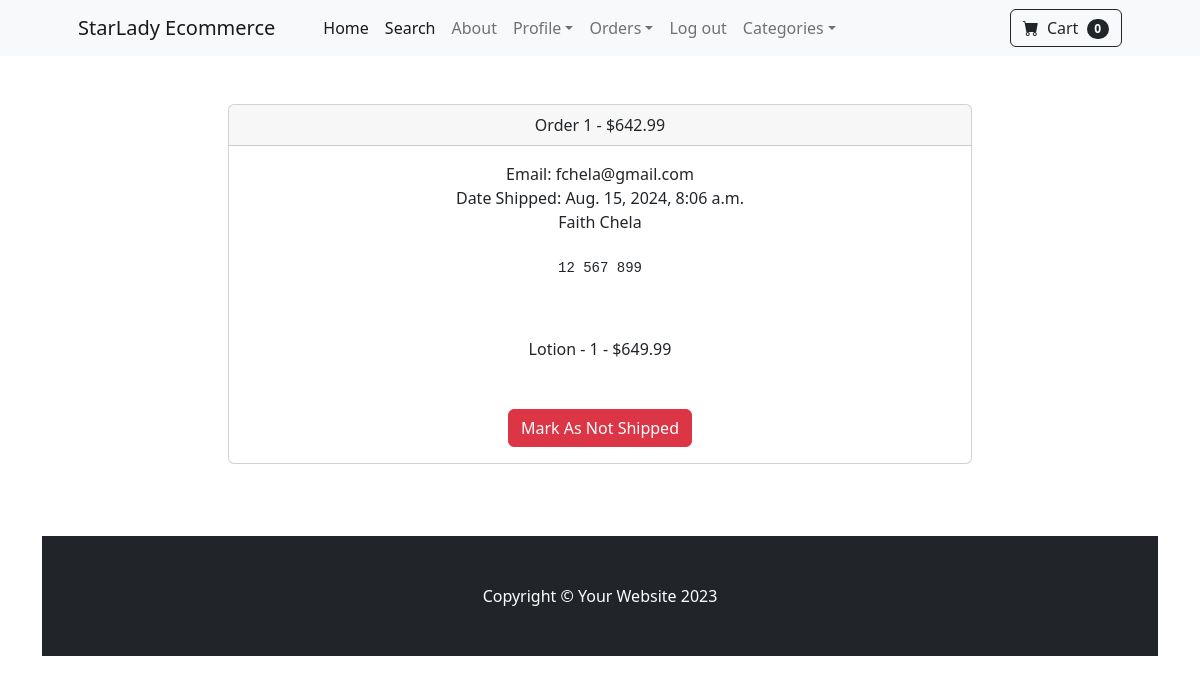
/payment/orders/1 (signed in), run on the app's committed database.
### payment/models.py (models this page shows, shortened)
class Order(models.Model):
	user=models.ForeignKey(User, on_delete=models.CASCADE, null=True, blank=True)
	full_name=models.CharField(max_length=250)
	email=models.CharField(max_length=250)
	shipping_address=models.TextField(max_length=14000)
	amount_paid = models.DecimalField(max_digits=9, decimal_places=2)
	date_ordered=models.DateTimeField(auto_now_add=True)
	shipped=models.BooleanField(default=False)
	date_shipped=models.DateTimeField(blank=True, null=True)

class OrderItem(models.Model):
	order=models.ForeignKey(Order, on_delete=models.CASCADE, null=True)
	product=models.ForeignKey(Product, on_delete=models.CASCADE, null=True)
	user=models.ForeignKey(User, on_delete=models.CASCADE, null=True, blank=True)
	quantity = models.PositiveBigIntegerField(default=1)
	price= models.DecimalField(max_digits=9, decimal_places=2)

### storefront/models.py (models this page shows)
class Product(models.Model):
	name=models.CharField(max_length=100)
	price=models.DecimalField(default=0, decimal_places=2, max_digits=6)
	category=models.ForeignKey(Category, on_delete=models.CASCADE, default=1)
	description=models.CharField(max_length=250, default='', blank=True, null=True)
	image=models.ImageField(upload_to='uploads/product/')
	on_sale=models.BooleanField(default=False)
	sale_price=models.DecimalField(default=0, decimal_places=2, max_digits=6)
	def __str__(self):
		return self.name

### payment/views.py (the view, shortened to what this page needs)
# urls.py: path('orders/<int:pk>', views.orders, name='orders'),
def orders(request, pk):
	if request.user.is_authenticated and request.user.is_superuser:
		order=Order.objects.get(id=pk)
		items=OrderItem.objects.filter(order=pk)
		return render(request, 'payment/orders.html', {'order':order,"items":items})
	else:
		messages.success(request, "Access denied")
		return redirect('home')

### cart/cart.py (called while the page is built)
	def __len__(self):
		return len(self.cart)

### cart/context_processors.py (called while the page is built)
def cart(request):
	return {'cart': Cart(request)}

### payment/templates/payment/orders.html (shortened to what this page needs)
{% extends 'Basestudy.html' %}
{% block content %}
        <div class='container'>
        	<div class="row">
        		<center>
        			<div class="col-8">
                <br /><br/>
                <div class="card">
  <div class="card-header">
    Order {{ order.id}} - ${{ order.amount_paid}}
  </div>
  <div class="card-body">
    Email: {{ order.email }}<br />
    {% if order.date_shipped %}
      Date Shipped: {{ order.date_shipped }}
    {% else %}
      Date Ordered: {{ order.date_ordered }}
    {% endif %}
    <br />
    {{ order.full_name }}<br /> <br />
    <pre>{{ order.shipping_address }}<br />
  </pre>
    {% for item in items %}
      {{ item.product }} - {{ item.quantity }} - ${{ item.price }}<br />
    {% endfor %}
    <br /><br />
    {% if not order.shipped %}
    <form method="POST">
      {% csrf_token %}
      <input type="hidden" name="shipping_status" value="true">
      <button type="submit" class="btn btn-success">Mark As Shipped</button>
    </form>
    {% else %}
    <form method="POST">
      <button type="submit" class="btn btn-danger">Mark As Not Shipped</button>
    </form>
    {% endif %}
  </div>
</div>
<br />
<br /><br />
</div></center></div>
{% endblock %}

### data on the page
Order: id "1", amount_paid "642.99", email "fchela@gmail.com", date_shipped "Aug. 15, 2024, 8:06 a.m.", full_name "Faith Chela", shipping_address "12 567 899"
OrderItem: product "Lotion", quantity "1", price "649.99"

### other printed values
{{ cart|length }} "0"
